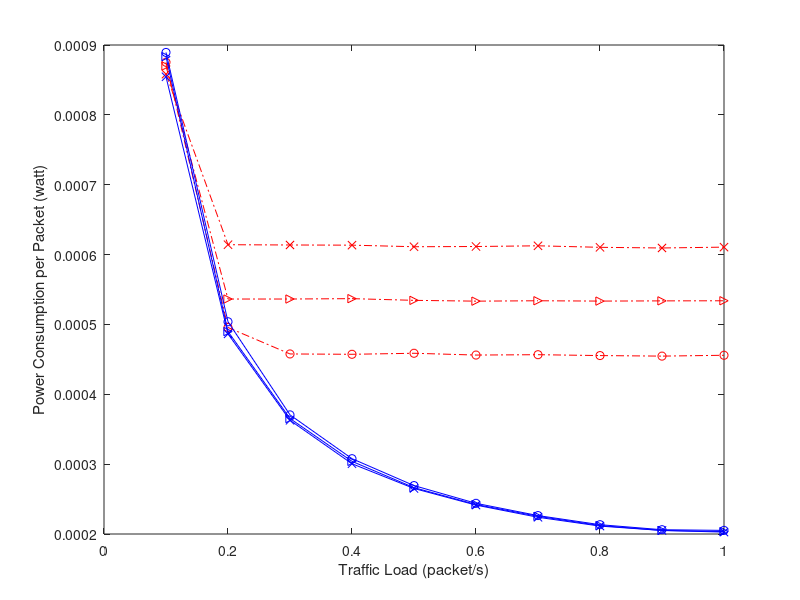

Write MATLAB code to recreate this figure. (Note: this script raises an error after producing the figure.)
% Plot network energy consumption per packet, from 1hop - 10 hops
% \xi = 14, 17, 20, traffic load: 0.1:0.1:1
% PRI-basic, PRI-ASM (adaptive schedule maintaince)
basic=[0.000875299	0.000495595	0.000457739	0.000457257	0.000458723	0.000456163	0.000456683	0.000455425	0.000454643	0.000455855;
    0.000869993	0.000536355	0.000536374	0.000536909	0.000534481	0.000533328	0.000533884	0.000533419	0.000533715	0.000533868;
    0.000858262	0.000614106	0.000613729	0.000613477	0.000611223	0.000611544	0.000612558	0.000610385	0.000609445	0.000610647
    ];

asm=[0.000889374	0.000503842	0.000370538	0.000307811	0.000269324	0.000243926	0.000226376	0.000213337	0.000206147	0.000205181;
    0.000883348	0.000489842	0.000365312	0.000303986	0.000266366	0.00024224	0.00022531	0.000212093	0.000205104	0.000203537;
    0.000854501	0.000486454	0.000362789	0.000300583	0.00026517	0.000241387	0.000223943	0.000211319	0.000205042	0.000202724
    ];


figure;
hold off;
arrival_rate=0.1:0.1:1;
plot(arrival_rate,basic(1,:),'ro-.');
hold on;
plot(arrival_rate,basic(2,:),'r>-.');
plot(arrival_rate,basic(3,:),'rx-.');


plot(arrival_rate,asm(1,:),'bo-');
plot(arrival_rate,asm(2,:),'b>-');
plot(arrival_rate,asm(3,:),'bx-');

% set(gca,'XTick',0.05:0.05:0.5);
% set(gca,'XTickLabel',0.05:0.05:0.5);
%set(gca,'Xdir','reverse')
% axis([0.05 0.5 20 250]);
xlabel('Traffic Load (packet/s)');
ylabel('Power Consumption per Packet (watt)');
legend('PRI-basic, {{\it{\xi}} = 14}','PRI-basic, {{\it{\xi}} = 18}','PRI-basic, {{\it{\xi}} = 22}', ...
    'PRI-ASM, {{\it{\xi}} = 14}','PRI-ASM, {{\it{\xi}} = 18}','PRI-ASM, {{\it{\xi}} = 22}',1);
% grid on;
